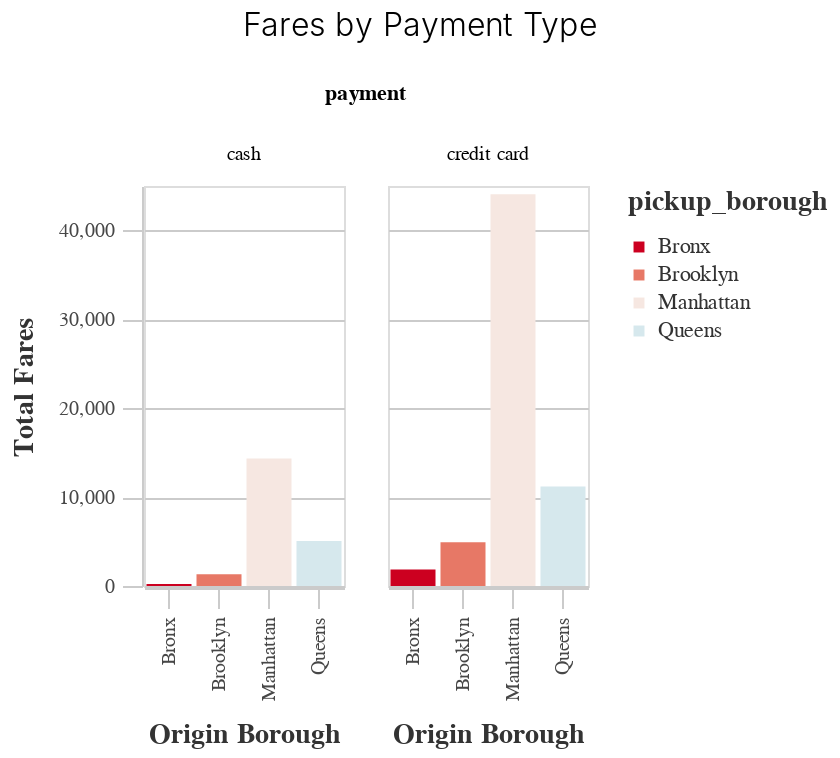

This figure's notebook cell:
### Markdown cell above
## altair example

* altair present themes: https://vega.github.io/vega-themes/
* rendering in notebook is ok, but saving as PNG loses these chart configurations
* use function to apply the `fivethirtyeight` theme again

### Code cell
alt.themes.enable("fivethirtyeight")

chart = (alt.Chart(df2)
         .mark_bar()
         .encode(
             x=alt.X("pickup_borough:N", title="Origin Borough"),
             y=alt.Y("sum(fare):Q", title="Total Fares"),
             column = "payment:N",
             color = alt.Color("pickup_borough:N", 
                              scale=alt.Scale(
                                  range=altair_utils.FIVETHIRTYEIGHT_DIVERGING_COLORS
                              )
                              )
         )
)

chart = (altair_utils.preset_chart_config(chart)
         # Add further tweaks to configuration after
         .properties(width = 100, height = 200, 
                     title="Fares by Payment Type")
        )

# chart.save("../example_report/altair_chart.png")
chart

### Figure 1 — Vega-Lite specification as saved in the notebook (floating-point values rounded to 4 significant figures)
{"usermeta": {"embedOptions": {"theme": "fivethirtyeight"}}, "config": {"view": {"continuousWidth": 400, "continuousHeight": 300}, "axis": {"domainColor": "#cbcbcb", "grid": true, "gridColor": "#cbcbcb", "gridWidth": 1, "labelColor": "#474747", "labelFont": "Arial", "labelFontSize": 10, "labelPadding": 4, "tickColor": "#cbcbcb", "tickSize": 10, "titleColor": "#333", "titleFont": "Arial", "titleFontSize": 14, "titlePadding": 10}, "axisBand": {"grid": false}, "background": "white", "font": "Arial", "header": {"labelFont": "Arial", "titleFont": "Arial"}, "legend": {"labelColor": "#333", "labelFont": "Arial", "labelFontSize": 11, "labelLimit": 0, "padding": 1, "symbolSize": 30, "symbolType": "square", "titleColor": "#333", "titleFont": "Arial", "titleFontSize": 14, "titlePadding": 10}, "title": {"anchor": "middle", "font": "Arial", "fontSize": 16, "fontWeight": 300, "offset": 20}}, "data": {"name": "data-124f9f2a49b27d5fc68dcd0d3eeb67a5"}, "mark": "bar", "encoding": {"color": {"field": "pickup_borough", "scale": {"range": ["#cc0020", "#e77866", "#f6e7e1", "#d6e8ed", "#91bfd9", "#1d78b5"]}, "type": "nominal"}, "column": {"field": "payment", "type": "nominal"}, "x": {"field": "pickup_borough", "title": "Origin Borough", "type": "nominal"}, "y": {"aggregate": "sum", "field": "fare", "title": "Total Fares", "type": "quantitative"}}, "height": 200, "title": "Fares by Payment Type", "width": 100, "$schema": "https://vega.github.io/schema/vega-lite/v4.17.0.json", "datasets": {"data-124f9f2a49b27d5fc68dcd0d3eeb67a5": [{"pickup_borough": "Manhattan", "payment": "credit card", "fare": 44070.0, "passengers": 6016, "distance": 2.461, "dropoff_zone": 140, "pickup_zone": 60}, {"pickup_borough": "Manhattan", "payment": "cash", "fare": 14350.0, "passengers": 2199, "distance": 2.052, "dropoff_zone": 110, "pickup_zone": 63}, {"pickup_borough": "Queens", "payment": "cash", "fare": 5072.0, "passengers": 420, "distance": 5.279, "dropoff_zone": 87, "pickup_zone": 24}, {"pickup_borough": "Queens", "payment": "credit card", "fare": 11200.0, "passengers": 574, "distance": 9.036, "dropoff_zone": 130, "pickup_zone": 46}, {"pickup_borough": "Bronx", "payment": "credit card", "fare": 1843.0, "passengers": 80, "distance": 6.945, "dropoff_zone": 49, "pickup_zone": 33}, {"pickup_borough": "Brooklyn", "payment": "credit card", "fare": 4926.0, "passengers": 349, "distance": 4.891, "dropoff_zone": 99, "pickup_zone": 48}, {"pickup_borough": "Brooklyn", "payment": "cash", "fare": 1321.0, "passengers": 150, "distance": 2.323, "dropoff_zone": 49, "pickup_zone": 28}, {"pickup_borough": "Bronx", "payment": "cash", "fare": 236.0, "passengers": 38, "distance": 2.118, "dropoff_zone": 14, "pickup_zone": 15}]}}
